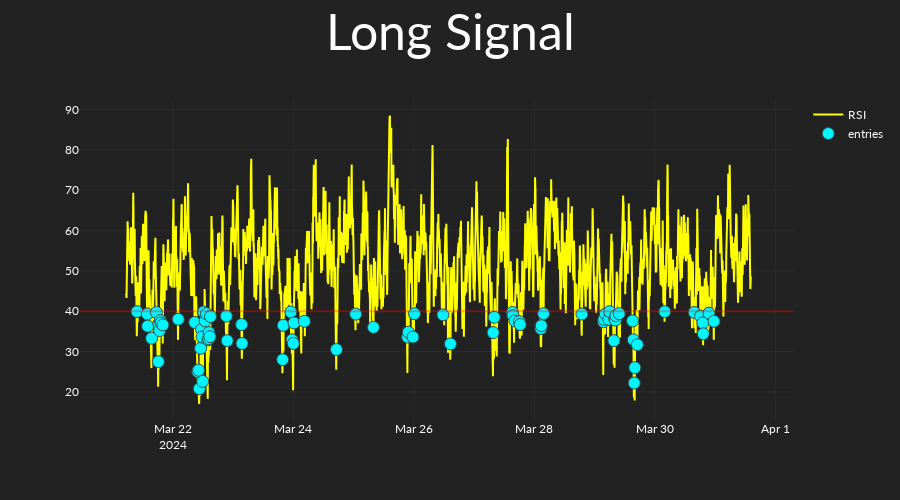

This figure's notebook cell:
### Code cell
long_strat = RSIRisingFalling(
    long_short="long",
    dos_tuple=dos_tuple,
    rsi_length=np.array([14]),
    rsi_is_below=np.array([40, 60, 80]),
)
long_strat.set_entries_exits_array(
    candles=candles,
    ind_set_index=0,
)
long_strat.plot_signals(candles=candles)

### Figure 1 — Plotly figure (JSON) as saved in the notebook; plotly's stock layout.template omitted (floating-point values rounded to 4 significant figures; data arrays with more than 128 entries replaced by an {"elided": "..."} marker saying what was removed)
{"data": [{"line": {"color": "yellow"}, "name": "RSI", "type": "scatter", "x": {"elided": "3000 str values"}, "y": {"elided": "3000 float values"}}, {"marker": {"color": "#00F6FF", "line": {"color": "DarkSlateGrey", "width": 1}, "size": 12, "symbol": "circle"}, "mode": "markers", "name": "entries", "type": "scatter", "x": {"elided": "3000 str values"}, "y": {"elided": "3000 float values"}}], "layout": {"height": 500, "shapes": [{"line": {"color": "red"}, "opacity": 0.3, "type": "line", "x0": 0, "x1": 1, "xref": "x domain", "y0": 40, "y1": 40, "yref": "y"}], "title": {"font": {"size": 50}, "text": "Long Signal", "x": 0.5, "xanchor": "center"}, "xaxis": {"rangeslider": {"visible": false}}}}
